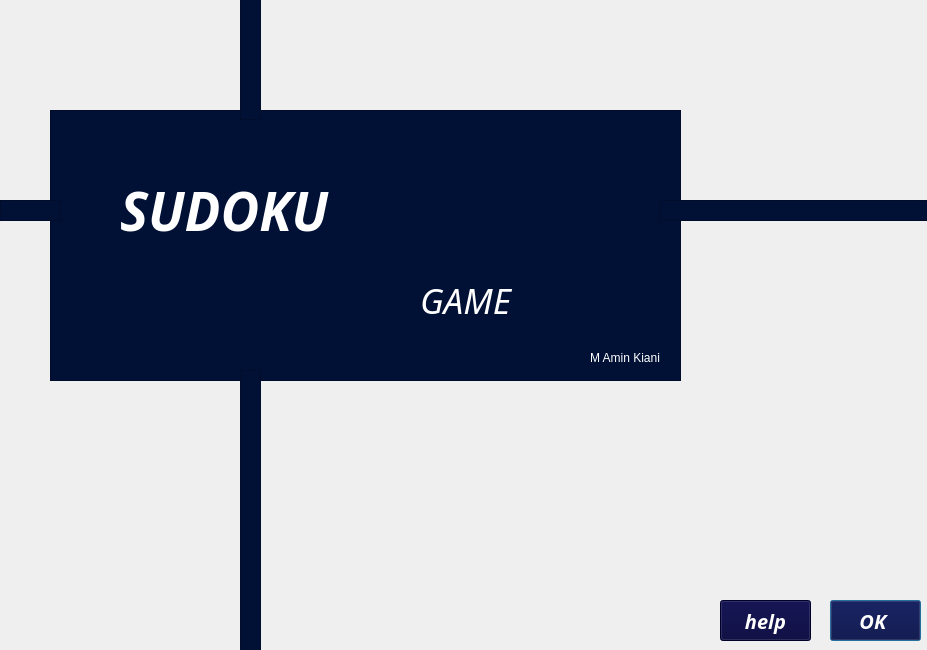
<?xml version="1.0" encoding="UTF-8"?>
<ui version="4.0">
 <class>MainWindow</class>
 <widget class="QMainWindow" name="MainWindow">
  <property name="geometry">
   <rect>
    <x>0</x>
    <y>0</y>
    <width>927</width>
    <height>650</height>
   </rect>
  </property>
  <property name="minimumSize">
   <size>
    <width>927</width>
    <height>650</height>
   </size>
  </property>
  <property name="maximumSize">
   <size>
    <width>927</width>
    <height>650</height>
   </size>
  </property>
  <property name="cursor">
   <cursorShape>ArrowCursor</cursorShape>
  </property>
  <property name="contextMenuPolicy">
   <enum>Qt::NoContextMenu</enum>
  </property>
  <property name="windowTitle">
   <string>MainWindow</string>
  </property>
  <property name="styleSheet">
   <string notr="true">background-image: url(:/new/prefix1/mainwindow_start.jpg);</string>
  </property>
  <widget class="QWidget" name="centralWidget">
   <widget class="QFrame" name="frame_game_name">
    <property name="geometry">
     <rect>
      <x>50</x>
      <y>110</y>
      <width>631</width>
      <height>271</height>
     </rect>
    </property>
    <property name="font">
     <font>
      <weight>50</weight>
      <bold>false</bold>
     </font>
    </property>
    <property name="styleSheet">
     <string notr="true">background: rgb(1, 17, 54);</string>
    </property>
    <property name="frameShape">
     <enum>QFrame::StyledPanel</enum>
    </property>
    <property name="frameShadow">
     <enum>QFrame::Raised</enum>
    </property>
    <widget class="QLabel" name="auther">
     <property name="geometry">
      <rect>
       <x>540</x>
       <y>240</y>
       <width>81</width>
       <height>16</height>
      </rect>
     </property>
     <property name="styleSheet">
      <string notr="true">background: rgb(1, 17, 54);
color:rgb(255, 255, 255);</string>
     </property>
     <property name="text">
      <string>M Amin Kiani</string>
     </property>
    </widget>
    <widget class="QLabel" name="game_name">
     <property name="geometry">
      <rect>
       <x>70</x>
       <y>30</y>
       <width>461</width>
       <height>141</height>
      </rect>
     </property>
     <property name="font">
      <font>
       <family>Papyrus</family>
       <pointsize>40</pointsize>
       <weight>75</weight>
       <italic>true</italic>
       <bold>true</bold>
       <underline>false</underline>
       <strikeout>false</strikeout>
      </font>
     </property>
     <property name="styleSheet">
      <string notr="true">color:rgb(255, 255, 255);
background: rgb(1, 17, 54)</string>
     </property>
     <property name="text">
      <string>SUDOKU  </string>
     </property>
    </widget>
    <widget class="QLabel" name="game_name_2">
     <property name="geometry">
      <rect>
       <x>370</x>
       <y>150</y>
       <width>201</width>
       <height>81</height>
      </rect>
     </property>
     <property name="font">
      <font>
       <family>Papyrus</family>
       <pointsize>26</pointsize>
       <italic>true</italic>
       <underline>false</underline>
      </font>
     </property>
     <property name="styleSheet">
      <string notr="true">color:rgb(255, 255, 255);
background: rgb(1, 17, 54);</string>
     </property>
     <property name="text">
      <string>GAME</string>
     </property>
    </widget>
   </widget>
   <widget class="QFrame" name="frame">
    <property name="geometry">
     <rect>
      <x>0</x>
      <y>200</y>
      <width>61</width>
      <height>21</height>
     </rect>
    </property>
    <property name="styleSheet">
     <string notr="true">background: rgb(1, 17, 54);</string>
    </property>
    <property name="frameShape">
     <enum>QFrame::StyledPanel</enum>
    </property>
    <property name="frameShadow">
     <enum>QFrame::Raised</enum>
    </property>
   </widget>
   <widget class="QFrame" name="frame_2">
    <property name="geometry">
     <rect>
      <x>240</x>
      <y>-1</y>
      <width>21</width>
      <height>121</height>
     </rect>
    </property>
    <property name="styleSheet">
     <string notr="true">background: rgb(1, 17, 54);</string>
    </property>
    <property name="frameShape">
     <enum>QFrame::StyledPanel</enum>
    </property>
    <property name="frameShadow">
     <enum>QFrame::Raised</enum>
    </property>
   </widget>
   <widget class="QFrame" name="frame_3">
    <property name="geometry">
     <rect>
      <x>660</x>
      <y>200</y>
      <width>1941</width>
      <height>21</height>
     </rect>
    </property>
    <property name="styleSheet">
     <string notr="true">background: rgb(1, 17, 54);</string>
    </property>
    <property name="frameShape">
     <enum>QFrame::StyledPanel</enum>
    </property>
    <property name="frameShadow">
     <enum>QFrame::Raised</enum>
    </property>
   </widget>
   <widget class="QFrame" name="frame_4">
    <property name="geometry">
     <rect>
      <x>240</x>
      <y>370</y>
      <width>21</width>
      <height>1281</height>
     </rect>
    </property>
    <property name="styleSheet">
     <string notr="true">background: rgb(1, 17, 54);</string>
    </property>
    <property name="frameShape">
     <enum>QFrame::StyledPanel</enum>
    </property>
    <property name="frameShadow">
     <enum>QFrame::Raised</enum>
    </property>
   </widget>
   <widget class="QPushButton" name="pushButton_to_login_page">
    <property name="geometry">
     <rect>
      <x>830</x>
      <y>600</y>
      <width>91</width>
      <height>41</height>
     </rect>
    </property>
    <property name="font">
     <font>
      <family>Monotype Corsiva</family>
      <pointsize>15</pointsize>
      <weight>75</weight>
      <italic>true</italic>
      <bold>true</bold>
     </font>
    </property>
    <property name="cursor">
     <cursorShape>BusyCursor</cursorShape>
    </property>
    <property name="styleSheet">
     <string notr="true">background: rgb(0, 0, 56);
color:rgb(255, 255, 255);</string>
    </property>
    <property name="text">
     <string>OK </string>
    </property>
    <property name="autoDefault">
     <bool>false</bool>
    </property>
    <property name="default">
     <bool>true</bool>
    </property>
   </widget>
   <widget class="QPushButton" name="help_btn">
    <property name="geometry">
     <rect>
      <x>720</x>
      <y>600</y>
      <width>91</width>
      <height>41</height>
     </rect>
    </property>
    <property name="font">
     <font>
      <family>Monotype Corsiva</family>
      <pointsize>15</pointsize>
      <weight>75</weight>
      <italic>true</italic>
      <bold>true</bold>
     </font>
    </property>
    <property name="cursor">
     <cursorShape>WhatsThisCursor</cursorShape>
    </property>
    <property name="styleSheet">
     <string notr="true">background: rgb(0, 0, 56);
color:rgb(255, 255, 255);</string>
    </property>
    <property name="text">
     <string>help</string>
    </property>
    <property name="default">
     <bool>false</bool>
    </property>
   </widget>
  </widget>
 </widget>
 <layoutdefault spacing="6" margin="11"/>
 <resources/>
 <connections/>
</ui>
